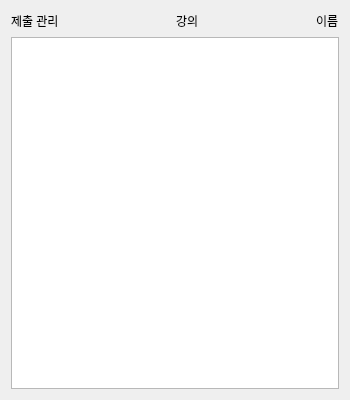
<?xml version="1.0" encoding="UTF-8"?>
<ui version="4.0">
 <class>Submit_manager</class>
 <widget class="QWidget" name="Submit_manager">
  <property name="geometry">
   <rect>
    <x>0</x>
    <y>0</y>
    <width>350</width>
    <height>400</height>
   </rect>
  </property>
  <property name="windowTitle">
   <string>Form</string>
  </property>
  <layout class="QVBoxLayout" name="verticalLayout">
   <item>
    <layout class="QHBoxLayout" name="horizontalLayout">
     <item>
      <widget class="QLabel" name="submi_manager">
       <property name="text">
        <string>제출 관리</string>
       </property>
      </widget>
     </item>
     <item>
      <spacer name="horizontalSpacer_2">
       <property name="orientation">
        <enum>Qt::Horizontal</enum>
       </property>
       <property name="sizeHint" stdset="0">
        <size>
         <width>40</width>
         <height>20</height>
        </size>
       </property>
      </spacer>
     </item>
     <item>
      <widget class="QLabel" name="class_name">
       <property name="text">
        <string>강의</string>
       </property>
      </widget>
     </item>
     <item>
      <spacer name="horizontalSpacer">
       <property name="orientation">
        <enum>Qt::Horizontal</enum>
       </property>
       <property name="sizeHint" stdset="0">
        <size>
         <width>40</width>
         <height>20</height>
        </size>
       </property>
      </spacer>
     </item>
     <item>
      <widget class="QLabel" name="user_name">
       <property name="text">
        <string>이름</string>
       </property>
      </widget>
     </item>
    </layout>
   </item>
   <item>
    <layout class="QHBoxLayout" name="horizontalLayout_3">
     <item>
      <widget class="QListWidget" name="student_list"/>
     </item>
    </layout>
   </item>
  </layout>
 </widget>
 <resources/>
 <connections/>
</ui>
